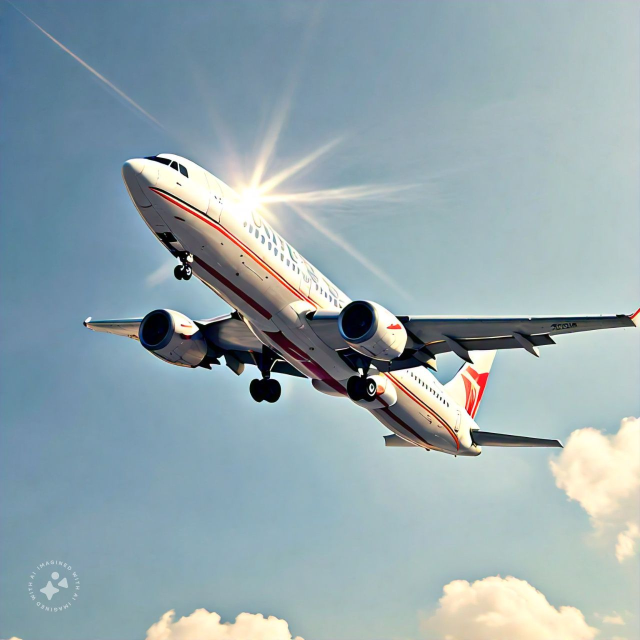
#> input picture Airplane.jpeg, 1280 x 1280 px (shown at 1/2 size)
$ python imageOptim.py   (older library calls are emulated)
#> lines starting #> are read from the running program, lines starting #| are printed output that depends on the picture
import os
from PIL import Image

# List of background images to process differently
background_images = {
    "board1.jpeg", "sky1.jpeg", "play1.jpeg", "play2.jpeg", "class2.jpeg", "class3.jpeg",
    "play3.jpeg", "class1.jpeg", "rainbow2.jpeg", "Winter.jpeg", "rainbow1.jpeg",
    "space1.jpeg", "baloon1.jpeg", "baloon4.jpeg", "board3.jpeg", "board4.jpeg",
    "flowers1.jpeg", "flowers2.jpeg", "flowers3.jpeg", "flowers4.jpeg", "sky2.jpeg",
    "sky3.jpeg", "sky4.jpeg", "fruits1.jpeg", "fruits2.jpeg", "vege1.jpeg", "vege2.jpeg",
    "solarbg.jpeg", "solarbg1.jpeg", "solarbg2.jpeg", "Spring.jpeg", "baloon2.jpeg",
    "baloon3.jpeg"
}

def reduce_images_in_folder(input_folder, output_folder, default_quality=30, max_width=800):
    """
    Reduces the quality of all images in a folder and saves them to another folder.
    Handles specific images differently based on predefined criteria.

    :param input_folder: Path to the folder containing input images.
    :param output_folder: Path to the folder to save the optimized images.
    :param default_quality: Compression quality (1-100) for non-background images.
    :param max_width: Resize non-background images if their width exceeds this value.
    """
#> called with input_folder = './', output_folder = './images', default_quality = 20, max_width = 300
    # Ensure output folder exists
    if not os.path.exists(output_folder):
        os.makedirs(output_folder)

    # Process each image in the input folder
    for filename in os.listdir(input_folder):
        input_image_path = os.path.join(input_folder, filename)

        # Ensure it's an image file
        if not os.path.isfile(input_image_path) or not filename.lower().endswith(('png', 'jpg', 'jpeg', 'webp')):
            continue

        try:
            with Image.open(input_image_path) as img:
                # Check if the image is a background image
#> img is the input picture: PIL image 1280x1280 RGB; mean R, G, B 148.5, 167.8, 174.3
                is_background = filename in background_images

                # Background images: retain size, set quality to 60
                if is_background:
                    quality = 100
                else:
                    quality = default_quality
                    # Resize if max_width is specified and not a background image
                    if max_width and img.width > max_width:
                        aspect_ratio = img.height / img.width
#> aspect_ratio = 1
                        new_width = max_width
                        new_height = int(aspect_ratio * new_width)
#> new_height = 300
                        img = img.resize((new_width, new_height), Image.ANTIALIAS)
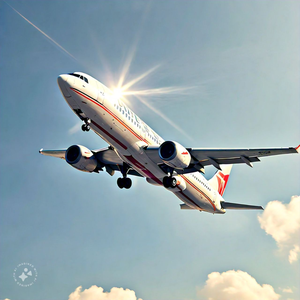
#> img: PIL image 300x300 RGB; mean R, G, B 148.5, 167.8, 174.3

                # Determine output path and save image
                output_image_path = os.path.join(output_folder, filename)
                img_format = "PNG" if filename.lower().endswith("png") else "JPEG"
                img.save(output_image_path, format=img_format, quality=quality, optimize=True)

                print(f"Processed: {filename} (Background: {is_background})")
        except Exception as e:
            print(f"Error processing {filename}: {e}")
#> pass 2 of the loop in reduce_images_in_folder, `for filename in os.listdir(input_folder):`:
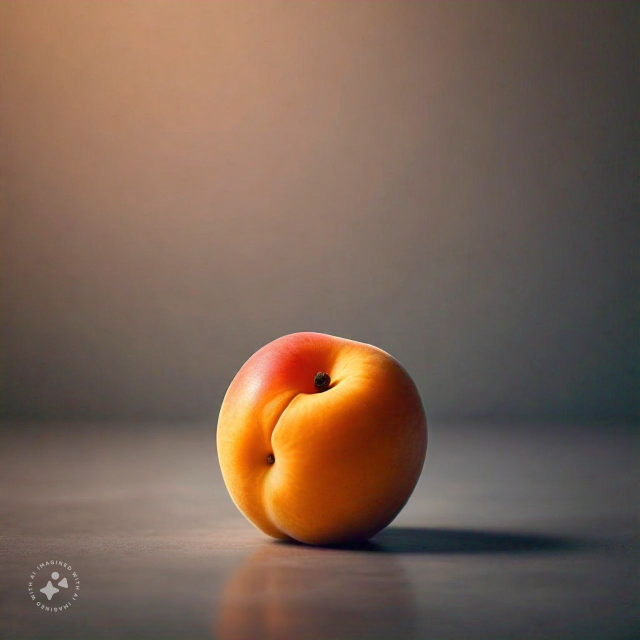
#> input picture Apricot.jpeg, 1280 x 1280 px (shown at 1/2 size)
#> in reduce_images_in_folder, img is the input picture: PIL image 1280x1280 RGB; mean R, G, B 120.9, 97.7, 83.9
#> in reduce_images_in_folder, `img = img.resize((new_width, new_height), Image.ANTIALIAS)`:
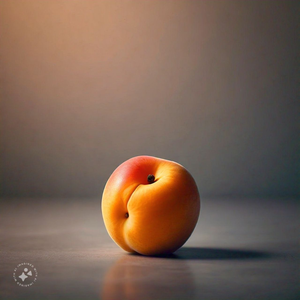
#> img: PIL image 300x300 RGB; mean R, G, B 120.9, 97.7, 83.9
#> pass 3 of the loop in reduce_images_in_folder, `for filename in os.listdir(input_folder):`:
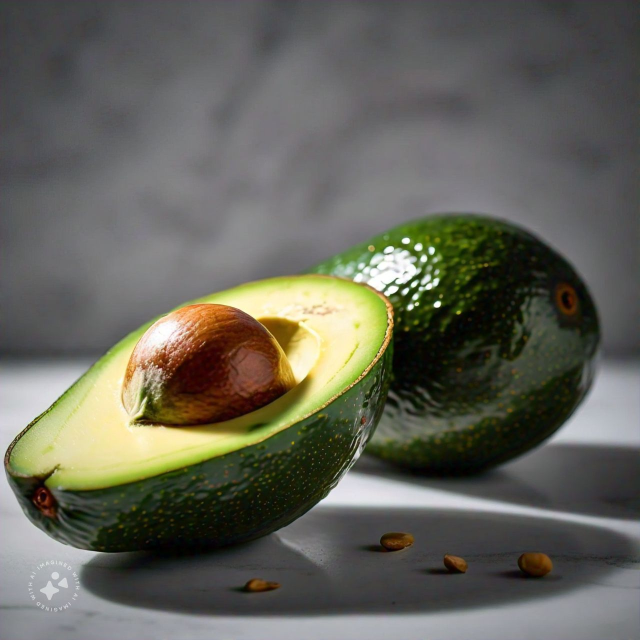
#> input picture Avocado.jpeg, 1280 x 1280 px (shown at 1/2 size)
#> in reduce_images_in_folder, img is the input picture: PIL image 1280x1280 RGB; mean R, G, B 100.3, 100, 89.8
#> in reduce_images_in_folder, `img = img.resize((new_width, new_height), Image.ANTIALIAS)`:
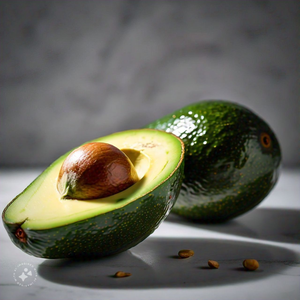
#> img: PIL image 300x300 RGB; mean R, G, B 100.3, 100, 89.8
#> the loop made 11 passes; the first 3 are shown

# Example usage
input_folder = "./"
output_folder = "./images"
reduce_images_in_folder(input_folder, output_folder, default_quality=20, max_width=300)
